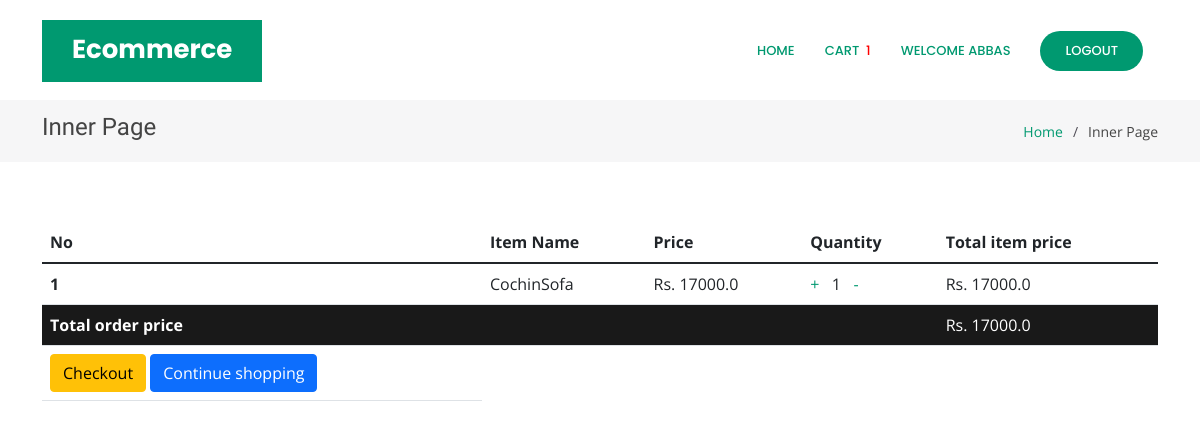
The page /orderlist (signed in) on the database its author committed.
### core/models.py (models this page shows, shortened)
class Order(models.Model):
    user = models.ForeignKey(User, on_delete=models.CASCADE)
    items = models.ManyToManyField(OrderItem)
    start_date = models.DateTimeField(auto_now_add=True)
    ordered_date = models.DateTimeField()
    ordered = models.BooleanField(default=False)
    order_id = models.CharField(max_length=100,unique=True,default=None,blank=True,null=True)
    datetime_ofpayment = models.DateTimeField(auto_now_add=True)
    order_delivered = models.BooleanField(default=False)
    order_recieved = models.BooleanField(default=False)
    razorpay_order_id = models.CharField(max_length=500,null=True,blank=True)
    razorpay_payment_id = models.CharField(max_length=500,null=True,blank=True)
    razorpay_signature = models.CharField(max_length=500,null=True,blank=True)
    def get_total_price(self):
        total=0
        for order_item in self.items.all():
            total +=order_item.get_final_price()
        return total

class OrderItem(models.Model):
    user = models.ForeignKey(User, on_delete=models.CASCADE)
    ordered = models.BooleanField(default=False)
    product = models.ForeignKey(Product, on_delete=models.CASCADE)
    quantity = models.IntegerField(default=1)
    def get_total_item_price(self):
        return self.quantity * self.product.price
    def get_final_price(self):
        return self.get_total_item_price()

class Product(models.Model):
    name=models.CharField(max_length=100)
    category = models.ForeignKey('Category', on_delete=models.CASCADE)
    desc = models.TextField()
    price = models.FloatField(default=0.0)
    product_available_count = models.IntegerField(default=0)
    img = models.ImageField(upload_to='images/')

### core/views.py (the view)
# urls.py: path('orderlist',views.orderlist,name="orderlist"),
def orderlist(request):
    if Order.objects.filter(user=request.user,ordered=False).exists():
        order = Order.objects.get(user = request.user,ordered=False)
        return render(request,'core/orderlist.html',{'order':order})
    return render(request,'core/orderlist.html',{'message':"Your cart is empty"})

### core/templatetags/cart_template_tag.py (called while the page is built)
@register.filter
def cart_item_count(user):
    if user.is_authenticated:
        qs = Order.objects.filter(user=user,ordered=False)
        if qs.exists():
            return qs[0].items.count()
    return 0

### templates/core/orderlist.html (shortened to what this page needs)
<!DOCTYPE html>
{% load static %}
{% load cart_template_tag %}
<html lang="en">
<head>
  <link href="{% static 'core/vendor/aos/aos.css' %}" rel="stylesheet">
  <link href="{% static 'core/vendor/bootstrap/css/bootstrap.min.css' %}" rel="stylesheet">
  <link href="{% static 'core/vendor/bootstrap-icons/bootstrap-icons.css' %}" rel="stylesheet">
  <link href="{% static 'core/vendor/boxicons/css/boxicons.min.css' %}" rel="stylesheet">
  <link href="{% static 'core/vendor/glightbox/css/glightbox.min.css' %}" rel="stylesheet">
  <link href="{% static 'core/vendor/remixicon/remixicon.css' %}" rel="stylesheet">
  <link href="{% static 'core/vendor/swiper/swiper-bundle.min.css' %}" rel="stylesheet">
  <link href="{% static './core/css/ind.css' %}" rel="stylesheet">
</head>
<body>
  <header id="header" class="fixed-top d-flex align-items-center">
    <div class="container">
      <div class="header-container d-flex align-items-center justify-content-between">
        <div class="logo">
          <h1 class="text-light"><a href="index.html"><span>Ecommerce</span></a></h1>
        </div>
        <nav id="navbar" class="navbar">
          <ul>
            {% if user.is_authenticated %}
            <li><a class="nav-link scrollto active" href="{% url 'index' %}">Home</a></li>
            <li><a class="nav-link scrollto active" href="{% url 'orderlist' %}">Cart&nbsp;&nbsp;
            <div style="color: red;">{{request.user | cart_item_count }}</div>
            </a></li>
            <li><a class="nav-link scrollto active" href="#hero">Welcome {{user.username}}</a></li>
            <li><a class="getstarted scrollto" href="{% url 'user_logout' %}">Logout</a></li>
            {% else %}
            <li><a class="getstarted scrollto" href="{% url 'user_login' %}">Login</a></li>
            <li><a class="getstarted scrollto" href="{% url 'user_register' %}">Register</a></li>
            {% endif %}
          </ul>
        </nav>
      </div>
    </div>
  </header>
  <main id="main">
    <section class="breadcrumbs">
      <div class="container">
        <div class="d-flex justify-content-between align-items-center">
          <h2>Inner Page</h2>
          <ol>
            <li><a href="{% url 'index' %}">Home</a></li>
            <li>Inner Page</li>
          </ol>
        </div>
      </div>
    </section>
    <section class="inner-page">
      <div class="container">
        <table class="table">
            <thead class="thead-dark">
              <tr>
                <th scope="col">No</th>
                <th scope="col">Item Name</th>
                <th scope="col">Price</th>
                <th scope="col">Quantity</th>
                <th scope="col">Total item price</th>
              </tr>
            </thead>
            <tbody>
            {% for order_item in order.items.all %}
              <tr>
                <th scope="row">{{forloop.counter}}</th>
                <td>{{order_item.product.name}}</td>
                <td>Rs. {{order_item.product.price}}</td>
                <td>
                    <a href="{% url 'add_item' order_item.product.pk %}">+</a> &nbsp;
                    {{order_item.quantity}} &nbsp;
                    <a href="{% url 'remove_item' order_item.product.pk %}">-</i></a>
                </td>
                <td>Rs. {{order_item.get_total_item_price}}</td>
              </tr>
            {% endfor %}
            {% if order.get_total_price %}
              <tr class="row100 body" style="background-color: #191919;">
                <td class="cell100 column1" style="color: white;"><b>Total order price</b></td>
                <td class="cell100 column2"></td>
                <td class="cell100 column3"></td>
                <td class="cell100 column4"></td>
                <td class="cell100 column5" style="color: white;">   Rs. {{order.get_total_price}}</td>
              </tr>
              <tr class="row100 body">
                <td class="cell100 column1">
                    <a href="{% url 'checkout_page' %}" class="btn btn-warning float-right ml-2">Checkout</a>
                    <a href="/" class="btn btn-primary float-right">Continue shopping</a>
                </td>
              </tr>
            {% endif %}
            </tbody>
          </table>
      </div>
    </section>
  </main>
</body>
</html>

### static/core/css/ind.css (style rules this page uses)
body { font-family: "Open Sans", sans-serif; color: #444444; }
a { color: #009970; text-decoration: none; }
h1, h2, h3, h4, h5, h6 { font-family: "Raleway", sans-serif; }
#header { transition: all 0.5s; z-index: 997; transition: all 0.5s; top: 20px; }
#header .header-container { background: #fff; }
#header .logo { overflow: hidden; padding: 16px 30px 12px 30px; background: #009970; }
#header .logo h1 { font-size: 26px; padding: 0; line-height: 1; font-weight: 700; font-family: "Poppins", sans-serif; }
#header .logo h1 a, #header .logo h1 a:hover { color: #fff; text-decoration: none; }
.navbar { padding: 0; }
.navbar ul { margin: 0; padding: 0; display: flex; list-style: none; align-items: center; }
.navbar li { position: relative; }
.navbar a, .navbar a:focus { display: flex; align-items: center; justify-content: space-between; padding: 10px 0 10px 30px; color: #36343a; transition: 0.3s; font-size: 13px; font-weight: 500; text-transform: uppercase; font-family: "Poppins", sans-serif; white-space: nowrap; transition: 0.3s; }
.navbar a:hover, .navbar .active, .navbar .active:focus, .navbar li:hover > a { color: #009970; }
.navbar .getstarted, .navbar .getstarted:focus { background: #009970; padding: 10px 25px; margin-left: 30px; margin-right: 15px; border-radius: 50px; color: #fff; }
section { padding: 60px 0; overflow: hidden; }
.breadcrumbs { padding: 15px 0; background: #f6f6f7; margin-top: 100px; }
.breadcrumbs h2 { font-size: 24px; line-height: 1; font-weight: 400; }
.breadcrumbs ol { display: flex; flex-wrap: wrap; list-style: none; padding: 0; margin: 0; font-size: 14px; }
.breadcrumbs ol li + li { padding-left: 10px; }
.breadcrumbs ol li + li::before { display: inline-block; padding-right: 10px; color: #4f4c55; content: "/"; }

### rows shown on the page
OrderItem: product.name "CochinSofa", product.price "17000.0", quantity "1", get_total_item_price "17000.0"
Order: get_total_price "17000.0"

### other values the page prints
{{ request.user | cart_item_count }} "1"
{{ user.username }} "ABBAS"
